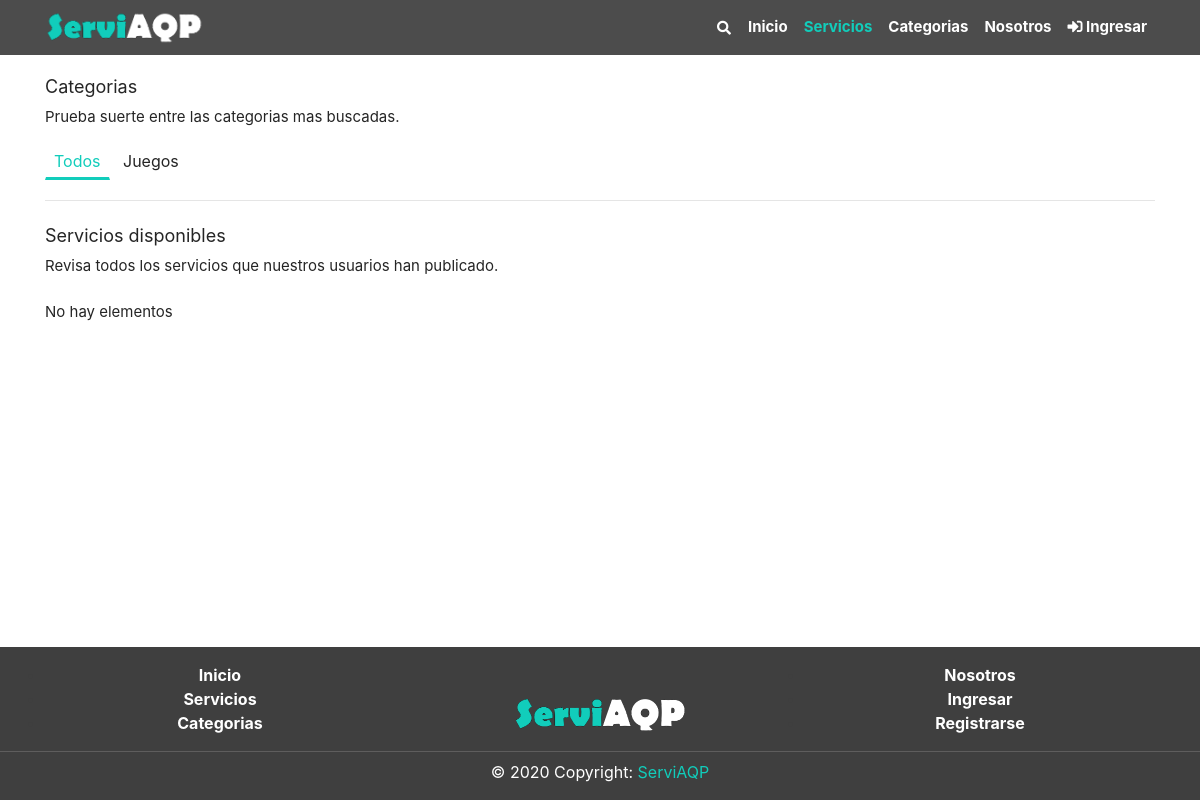
The page /servicios/index.php on the database as committed earlier.
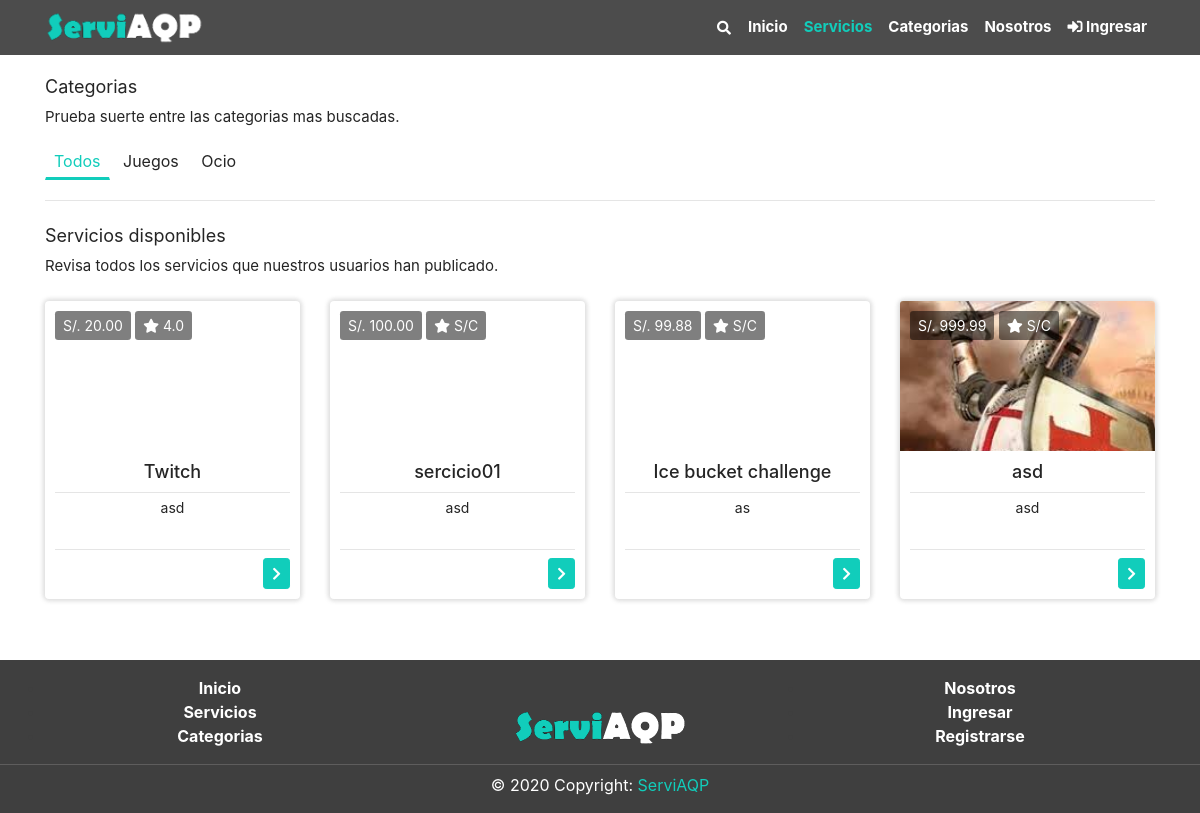
The same page on the database as committed later.
### tables this page shows
CREATE TABLE `categoria` (
  `CatId` int(11) NOT NULL,
  `CatNom` varchar(60) NOT NULL,
  `CatDes` text NOT NULL,
  `CatEstReg` int(1) NOT NULL DEFAULT 1,
  `CatFecCre` timestamp NOT NULL DEFAULT current_timestamp() ON UPDATE current_timestamp()
);

CREATE TABLE `servicio` (
  `SerID` int(11) NOT NULL,
  `SerUsuID` int(11) NOT NULL,
  `SerCatID` int(11) NOT NULL,
  `SerSubCatID` int(11) NOT NULL,
  `SerPreFre` text NOT NULL,
  `SerDes` text NOT NULL,
  `SerEstReg` int(1) NOT NULL DEFAULT 1,
  `SerFecCre` timestamp NOT NULL DEFAULT current_timestamp(),
  `SerNom` varchar(90) NOT NULL,
  `SerPre` decimal(9,2) NOT NULL,
  `SerVal` decimal(2,1) NOT NULL DEFAULT -1.0
);

CREATE TABLE `servicio_img` (
  `SerImgId` int(11) NOT NULL,
  `SerImgSerId` int(11) NOT NULL,
  `SerImgNom` varchar(90) NOT NULL,
  `SerImgTip` varchar(20) NOT NULL,
  `SerImgEstReg` int(11) NOT NULL DEFAULT 1,
  `SerImgFecCre` timestamp NOT NULL DEFAULT current_timestamp() ON UPDATE current_timestamp()
);

### includes/global_variable.php (called while the page is built)
<?php
$dirEjec = "/ServiAQP";
?>

### includes/navbar.php (called while the page is built, shortened)
<?php
  	$inicio			=	false;
	$categoria		=	false;
	$nosotros		=	false;
	$login			=	false;
?>

### servicios/index.php (the view, shortened to what this page needs)
<?php
include("../includes/sesion.php");
include("../includes/global_variable.php");
include("../includes/navbar.php");
$servicio = true;
include("../includes/header.php");
?>
<div class="section pt-3 ">
	<div class="container">
		<div>
			<h5>Categorias</h5>
			<p>Prueba suerte entre las categorias mas buscadas.</p>
		</div>
		<div>
			<a class="btn btn-sm mb-1 boton_menu bm_select filc" onclick="filtrarC(-1)" id="filc-1">Todos</a>
			<?php
			$queryC = "SELECT * FROM categoria where CatEstReg = 1";
			$resultProduct = mysqli_query($conn, $queryC);
			while ($rowC = mysqli_fetch_array($resultProduct)) {
			?>
				<a class="btn btn-sm mb-1 boton_menu filc" id="filc<?= $rowC['CatId'] ?>" onclick="filtrarC(<?= $rowC['CatId'] ?>)"><?= $rowC['CatNom'] ?></a>
			<?php
			}
			?>
		</div>
		<hr class="mt-3">
		<div class="row">
				<?php
				include("recargables/subcategoria.php");
				?>
			<div class="col">
				<div class="mt-2 mb-2">
					<div class="row">
						<div class="col ">
							<h5>Servicios disponibles</h5>
							<p>Revisa todos los servicios que nuestros usuarios han publicado.</p>
						</div>
					</div>
				</div>
				<div id="ServicioCard">
					<?php
					include("recargables/ServiciosCard.php");
					?>
				</div>
			</div>
		</div>
	</div>
</div>
<?php
include("../includes/footer.php")
?>

### includes/header.php (shortened to what this page needs)
<?php
include('global_variable.php');
include('data_base.php');
?>
<!DOCTYPE html>
<html lang="es">
<head>
	<link rel="stylesheet" type="text/css" href="<?= $dirEjec ?>/frontend/bootstrap-4.5.0-dist/css/bootstrap.min.css">
	<link rel="stylesheet" type="text/css" href="<?= $dirEjec ?>/frontend/css/style.css">
	<link rel="stylesheet" type="text/css" href="<?= $dirEjec ?>/frontend/fontawesome-free-5.13.1-web/css/all.min.css">
</head>
<body>
	<div class="container position-fixed fixed-top mt-5 pt-2" style="height: 0px;" aria-live="polite">
	</div>
	<nav id="pri" class="container-fluid navbar navbar-expand-lg navbar-light position-fixed fixed-top">
		<div class="container">
			<a class="ani_ico" href="<?= $dirEjec ?>/"><img src="<?= $dirEjec ?>/frontend/images/logo.png" height="35" alt="logo"></a>
			<div class="collapse navbar-collapse" id="navbarNav">
				<ul class="navbar-nav ml-auto">
					<form class="form-inline mr-0 mr-lg-2 mt-lg-0 mt-2 primero_buscar" method="GET" action="<?= $dirEjec ?>/servicios">
						<button style="font-size: 14px; color: white;" class="nav-link menu_link btn p-0"  type="submit"><em class="fas fa-search"></em></button>
					</form>
					<li class="nav-item">
						<a class="nav-link menu_link <?php if ($inicio) { ?>select<?php } ?>" href="<?= $dirEjec ?>/"> Inicio</a>
					</li>
					<?php if (!empty($user)) :?>
					<li class="nav-item dropdown disp_primero_servicios">
						<a class="nav-link menu_link dropdown_esp <?php if ($servicio) { ?> select<?php } ?>" href="<?= $dirEjec ?>/servicios" style="color: white;" id="navbarDropdownMenuLink" aria-haspopup="true" aria-expanded="false">
							Servicios
						</a>
						<div class="dropdown-menu dropdown-menu-right disp_segundo_servicios" aria-labelledby="navbarDropdownMenuLink">
							<a class="dropdown-item" href="<?= $dirEjec ?>/Usuario/view?id=<?= $user['UsuID'] ?>&opcion=2">Favoritos</a>
							<a class="dropdown-item" href="<?= $dirEjec ?>/Usuario/view?id=<?= $user['UsuID'] ?>&opcion=3">Adquiridos</a>
							<a class="dropdown-item" href="<?= $dirEjec ?>/Usuario/view?id=<?= $user['UsuID'] ?>&opcion=4">Publicados</a>
						</div>
					</li>
					<?php else :  ?>
					<li class="nav-item">
						<a class="nav-link menu_link<?php if ($servicio) { ?> select<?php } ?>" href="<?= $dirEjec ?>/servicios"> Servicios</a>
					</li>
					<?php endif; ?>
					<li class="nav-item">
						<a class="nav-link menu_link<?php if ($categoria) { ?> select<?php } ?>" href="<?= $dirEjec ?>/categorias"> Categorias</a>
					</li>
					<li class="nav-item">
						<a class="nav-link menu_link<?php if ($nosotros) { ?> select<?php } ?>" href="<?= $dirEjec ?>/nosotros">Nosotros</a>
					</li>
					<?php if (!empty($user)) :
						$count_noti = 0;
						$sql_noti = "SELECT * FROM notificacion WHERE NotEst = 0 and NotUsuID = '" . $user['UsuID'] . "'";
						$result_noti = mysqli_query($conn, $sql_noti);
						$count_noti = mysqli_num_rows($result_noti);
					?>
						<li class="nav-item dropdown disp_primero_perfil">
							<a class="nav-link menu_link dropdown_esp <?php if ($user_navbar) { ?> select<?php } ?>" style="color: white;" href="#" id="navbarDropdown" role="button" data-toggle="dropdown" aria-haspopup="true" aria-expanded="false">
								<em class="fas fa-user"></em> <?= $user['UsuNom'] ?>
							</a>
							<div class="dropdown-menu  dropdown-menu-right disp_segundo_perfil" aria-labelledby="navbarDropdown">
								<a class="dropdown-item" href="<?= $dirEjec ?>/usuario/view?id=<?= $user['UsuID'] ?>">Ver perfil</a>
								<a class="dropdown-item" href="<?= $dirEjec ?>/usuario/view?id=<?= $user['UsuID'] ?>&opcion=5">Mis chats</a>
								<a class="dropdown-item" href="<?= $dirEjec ?>/usuario/view?id=<?= $user['UsuID'] ?>&opcion=1">Notificaciones</a>
								<a class="dropdown-item" href="<?= $dirEjec ?>/Autenticacion/logout.php"><em class="fas fa-sign-out-alt"></em> Salir</a>
							</div>
						</li>
						<li class="nav-item dropdown disp_primero_notificaciones">
							<a class="nav-link menu_link dropdown_esp" onclick='notification_display()' style="color: white;" href="#" id="navbarDropdownMenuLink" data-toggle="dropdown" aria-haspopup="true" aria-expanded="false">
								<em class="fas fa-bell rot_bell rot_bell2"></em> <span class="num_noti" style="position: absolute; font-size: 10px; top:3px"><?= $count_noti ?></span>
							</a>
							<div class="dropdown-menu dropdown-menu-right disp_segundo_notificaciones" aria-labelledby="navbarDropdownMenuLink">
								<div class="noti_contenido">
								</div>
								<div align='center' class="pt-0 mb-0">
									<a style="font-size: 13px;" href="<?= $dirEjec ?>/usuario/view?id=<?= $user['UsuID'] ?>&opcion=1">Ver todas</a>
								</div>
							</div>
						</li>
						<?php
						if ($user['UsuRolID'] == 1) {
						?>
							<li class="nav-item dropdown disp_primero_configuracion">
								<a class="nav-link menu_link dropdown_esp <?php if ($configuracion) { ?> select<?php } ?>" style="color: white;" href="#" id="navbarDropdown" role="button" data-toggle="dropdown" aria-haspopup="true" aria-expanded="false">
									<div class=""><em class="fas fa-cog cog_rot"></em></div>
								</a>
								<div class="dropdown-menu  dropdown-menu-right disp_segundo_configuracion " aria-labelledby="navbarDropdown">
									<a class="dropdown-item" href="<?= $dirEjec ?>/acceso">Accesos</a>
									<a class="dropdown-item" href="<?= $dirEjec ?>/categorias/tabla.php">Categorias</a>
									<a class="dropdown-item" href="<?= $dirEjec ?>/recurso">Recursos</a>
									<a class="dropdown-item" href="<?= $dirEjec ?>/rol">Roles</a>
									<a class="dropdown-item" href="<?= $dirEjec ?>/servicios/tabla.php">Servicios</a>
									<a class="dropdown-item" href="<?= $dirEjec ?>/subcategorias">Subcategorias</a>
									<a class="dropdown-item" href="<?= $dirEjec ?>/usuario">Usuarios</a>
								</div>
							</li>
						<?php  }  ?>
					<?php else :  ?>
						<li class="nav-item menu_link">
							<a class="nav-link menu_link<?php if ($login) { ?> select<?php } ?>" href="<?= $dirEjec ?>/autenticacion/login"><em class="fas fa-sign-in-alt "></em> Ingresar</a>
						</li>
					<?php endif; ?>
				</ul>
			</div>
		</div>
	</nav>

### servicios/recargables/ServiciosCard.php (shortened to what this page needs)
<div class="row justify-content-right">
    <?php
    $query = "SELECT * FROM `servicio` WHERE `SerEstReg` = 1";
    $resultProduct = mysqli_query($conn, $query);
    if (mysqli_num_rows($resultProduct) > 0) {
        while ($row = mysqli_fetch_array($resultProduct)) {
            $query2 = "SELECT  SerImgNom FROM servicio_img where SerImgSerId=" . $row['SerID'];
            $result = mysqli_query($conn, $query2);
            if ($row2 = mysqli_fetch_array($result)) {
                $dirImg = trim($row2[0]);
            }
            $dirFin = '/ServiAQP/servicios/img/' . $dirImg;
    ?>
            <div class="col-sm-6 col-md-4 col-lg-3 col-xl-3">
                <div class="card mb-4 border-0 card-ani">
                    <div class="imageny card-img" style="background-image:url('<?= $dirFin ?>');">
                    </div>
                    <div class="card-img-overlay pad_serv">
                        <button class="btn  btn-sm informacion-btn mb-1" disabled>S/. <?= $row['SerPre'] ?></button>
                        <button class="btn  btn-sm informacion-btn mb-1" disabled><i class="fas fa-star"></i> <?php if ($row['SerVal'] == -1) {
                                                                                                                    echo "S/C";
                                                                                                                } else {
                                                                                                                    echo $row['SerVal'];
                                                                                                                } ?></button>
                    </div>
                    <div class="card-body text-center pad_body_ser">
                        <h3 class="card-title pad_title_serv"><?= $row['SerNom'] ?></h3>
                        <hr class="pt-0 mt-0 mb-1">
                        <textarea disabled class="descrip text-center"><?= $row['SerDes'] ?></textarea>
                        <hr class="pt-0 mt-0 mb-2">
                        <a href="view/?id=<?= $row['SerID'] ?>" class="float-right btn btn-primary btn-sm ml-1"><em class="fas fa-chevron-right"></em></a>
                    </div>
                </div>
            </div>
        <?php
        }
    } else { ?>
        <p class="col">No hay elementos</p>
    <?php } ?>
</div>

### includes/footer.php (shortened to what this page needs)
<?php
include('global_variable.php');
?>
<footer class="footer-area footer" id="sticky-footer">
    <div class="container">
        <div class="row">
            <div class="col-4 pt-3" align="center">
                <ul class="lista-footer">
                    <li><b><a class="item-footer" href="<?php echo $dirEjec ?>">Inicio</a></b></li>
                    <li><b><a class="item-footer" href="<?php echo $dirEjec ?>/servicios">Servicios</a></b></li>
                    <li><b><a class="item-footer" href="<?php echo $dirEjec ?>/categorias">Categorias</a></b></li>
                </ul>
            </div>
            <div class="col-4 pt-5">
                <div align="center">
                    <img src="<?php echo $dirEjec ?>/frontend/images/logo.png" alt="logo de S4P" style="height: 50%;width: 50%;">
                </div>
            </div>
            <div class="col-4 pt-3" align="center">
                <ul class="lista-footer">
                    <li><b><a class="item-footer" href="<?php echo $dirEjec ?>/nosotros">Nosotros</a></b></li>
                    <?php if (!empty($user)) : ?>
                        <li><b><a class="item-footer" href="<?php echo $dirEjec ?>/autenticacion/logout">Salir</a></b></li>
                        <li><b><a class="item-footer" href="<?php echo $dirEjec ?>/usuario/view/?id=<?=$user['UsuID']?>">Ver perfil</a></b></li>
                    <?php else :  ?>
                        <li><b><a class="item-footer" href="<?php echo $dirEjec ?>/autenticacion/login">Ingresar</a></b></li>
                        <li><b><a class="item-footer" href="<?php echo $dirEjec ?>/autenticacion/singup">Registrarse</a></b></li>
                    <?php endif; ?>
                </ul>
            </div>
        </div>
    </div>
    <hr class="mt-0 mb-2 hr-background">
    <div class=" text-center pb-3 item-footer">© 2020 Copyright:
        <a href="/"> ServiAQP</a>
    </div>
</footer>
</body>
</html>

### frontend/css/style.css (style rules this page uses)
:root { --color-principal: #11cdbb; --fondo-principal: white; --color-principal-hover: rgb(24, 170, 155); --color-principal-disa: #32dbca; --color-footer: rgb(63, 63, 63); --color-font: rgb(37, 37, 37); }
* { margin: 0; padding: 0; -webkit-box-sizing: border-box; -moz-box-sizing: border-box; box-sizing: border-box; }
html { position: relative; min-height: 100%; background-color: var(--fondo-principal); }
body { margin-bottom: 190px; background-color: var(--fondo-principal); color: var(--color-font); }
div.section { background-color: var(--fondo-principal); margin-top: 60px; }
p { font-size: 15px; }
h5 { font-size: 18px; font-weight: normal; }
a { color: var(--color-principal); }
.btn-primary { background-color: var(--color-principal); border-color: var(--color-principal); }
.card-title { font-size: 18px; text-overflow: ellipsis; white-space: nowrap; overflow: hidden; }
.card-body { padding: 15px; }
.card { backface-visibility: hidden; transition: 0.5s; box-shadow: 0 0 5px 2px rgba(0, 0, 0, 0.1), 0 0 5px 2px rgba(0, 0, 0, 0.05); }
.card-body { position: relative; }
.pad_serv { padding: 10px !important; }
.pad_body_ser { padding: 10px; }
.pad_title_serv { margin-bottom: 9px; }
.card-img-overlay { padding: 15px; }
.descrip { width: 100%; border: 0px; resize: none; padding-left: 0px; padding-right: 0px; padding-top: 0px; padding-bottom: 4px; font-size: 14px; margin-top: 0px; background-color: white; font-weight: normal; line-height: 1.5; color: var(--color-font); overflow: hidden; }
.imageny { padding-bottom: 150px; text-align: center; color: #fff; background-repeat: no-repeat; background-attachment: scroll; background-position: center center; -webkit-background-size: cover; -moz-background-size: cover; -o-background-size: cover; background-size: cover; border-bottom-left-radius: 0px; border-bottom-right-radius: 0px; }
.informacion-btn { color: #fff !important; background: rgba(0, 0, 0, 0.5) !important; border: none !important; }
.informacion-btn:disabled { opacity: 1; }
.footer { position: absolute; bottom: 0; width: 100%; background-color: var(--color-footer); }
.lista-footer { color: var(--color-footer); }
.item-footer { color: white; }
.hr-background { background-color: rgb(105, 104, 104); }
.ani_ico { transition: 0.5s; }
.navbar { background: rgba(0, 0, 0, 0.7); }
.navbar-light .navbar-nav .nav-link { color: white; }
.select { color: var(--color-principal) !important; }
a.menu_link:after { position: absolute; bottom: 11px; left: 0px; width: 100%; height: 2px; background-color: var(--color-principal); content: ""; opacity: 0; transition: opacity 0.3s ease 0s, transform 0.3s ease 0s; transform: translateY(10px); }
a.menu_link { position: relative; font-weight: bold; font-size: 15px; transition: 0.5s; }
.boton_menu { color: var(--color-font); font-size: 16px; font-weight: normal; border-radius: 0px; transition: 0.5s; border-bottom: 3px solid var(--fondo-principal); }
.bm_select { color: var(--color-principal) !important; border-bottom: 3px solid var(--color-principal); }

Rows that differ between the two databases and show on the page:
added categoria: CatNom "Ocio"
added servicio: SerPre "20.00", SerVal "4.0", SerNom "Twitch", SerDes "asd"
added servicio: SerPre "100.00", SerVal "S/C", SerNom "sercicio01", SerDes "asd"
added servicio: SerPre "99.88", SerVal "S/C", SerNom "Ice bucket challenge", SerDes "as"
added servicio: servicio_img.SerImgNom (picture), SerPre "999.99", SerVal "S/C", SerNom "asd", SerDes "asd"
Other text that changed with them:
text no longer shown: "No hay elementos"
